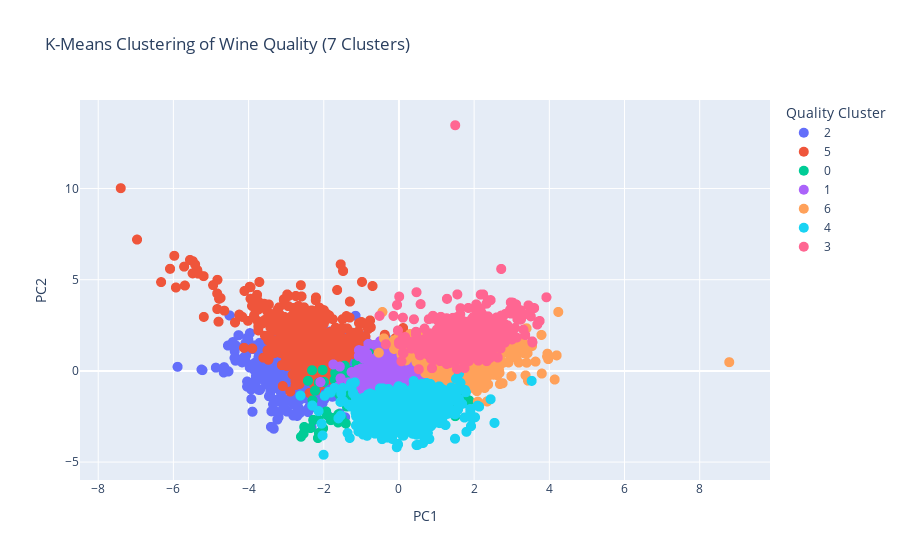

The notebook cell saved with this chart:
### Markdown cell above
We used PCA before applying K-Means clustering to reduce the dataset's dimensionality, ensuring that the input features were uncorrelated and more manageable for the algorithm. This approach improved the clustering accuracy by focusing on the most significant components of the data, leading to clearer separation of wines into red and white categories.

This plot shows the clusters formed by K-Means based on wine color, revealing how chemical properties group wines into red and white categories. The clusters mostly align with the expected colors, with clear separation between red and white wines, though some overlap occurs at the boundaries where similar chemical profiles blur the distinction. This clustering confirms that the chemical properties effectively differentiate wine color, with most of the variance in the dataset linked to this key characteristic.

### Code cell
import pandas as pd
from sklearn.preprocessing import StandardScaler
from sklearn.decomposition import PCA
from sklearn.cluster import KMeans
import plotly.express as px


wine_df_clean = wine_df.dropna()
scaler = StandardScaler()
scaled_wine = scaler.fit_transform(wine_df_clean[wine_df_clean.columns[:-2]])
pca = PCA(n_components=2)
pca_results = pca.fit_transform(scaled_wine)
n_clusters = 7

kmeans = KMeans(n_clusters=n_clusters, random_state=42)
wine_df_clean['Quality Cluster'] = kmeans.fit_predict(scaled_wine)
fig = px.scatter(x=pca_results[:, 0], y=pca_results[:, 1], 
                 color=wine_df_clean['Quality Cluster'].astype(str),
                 title=f'K-Means Clustering of Wine Quality ({n_clusters} Clusters)',
                 labels={'x': 'PC1', 'y': 'PC2', 'color': 'Quality Cluster'})
fig.update_traces(marker=dict(size=10))
fig.show()

### Figure 1 — Plotly figure (JSON) as saved in the notebook; plotly's stock layout.template omitted (floating-point values rounded to 4 significant figures; data arrays with more than 128 entries replaced by an {"elided": "..."} marker saying what was removed)
{"data": [{"hovertemplate": "Quality Cluster=2<br>PC1=%{x}<br>PC2=%{y}<extra></extra>", "legendgroup": "2", "marker": {"color": "#636efa", "size": 10, "symbol": "circle"}, "mode": "markers", "name": "2", "showlegend": true, "type": "scattergl", "x": {"elided": "938 float values"}, "xaxis": "x", "y": {"elided": "938 float values"}, "yaxis": "y"}, {"hovertemplate": "Quality Cluster=5<br>PC1=%{x}<br>PC2=%{y}<extra></extra>", "legendgroup": "5", "marker": {"color": "#EF553B", "size": 10, "symbol": "circle"}, "mode": "markers", "name": "5", "showlegend": true, "type": "scattergl", "x": {"elided": "634 float values"}, "xaxis": "x", "y": {"elided": "634 float values"}, "yaxis": "y"}, {"hovertemplate": "Quality Cluster=0<br>PC1=%{x}<br>PC2=%{y}<extra></extra>", "legendgroup": "0", "marker": {"color": "#00cc96", "size": 10, "symbol": "circle"}, "mode": "markers", "name": "0", "showlegend": true, "type": "scattergl", "x": {"elided": "923 float values"}, "xaxis": "x", "y": {"elided": "923 float values"}, "yaxis": "y"}, {"hovertemplate": "Quality Cluster=1<br>PC1=%{x}<br>PC2=%{y}<extra></extra>", "legendgroup": "1", "marker": {"color": "#ab63fa", "size": 10, "symbol": "circle"}, "mode": "markers", "name": "1", "showlegend": true, "type": "scattergl", "x": {"elided": "1110 float values"}, "xaxis": "x", "y": {"elided": "1110 float values"}, "yaxis": "y"}, {"hovertemplate": "Quality Cluster=6<br>PC1=%{x}<br>PC2=%{y}<extra></extra>", "legendgroup": "6", "marker": {"color": "#FFA15A", "size": 10, "symbol": "circle"}, "mode": "markers", "name": "6", "showlegend": true, "type": "scattergl", "x": {"elided": "926 float values"}, "xaxis": "x", "y": {"elided": "926 float values"}, "yaxis": "y"}, {"hovertemplate": "Quality Cluster=4<br>PC1=%{x}<br>PC2=%{y}<extra></extra>", "legendgroup": "4", "marker": {"color": "#19d3f3", "size": 10, "symbol": "circle"}, "mode": "markers", "name": "4", "showlegend": true, "type": "scattergl", "x": {"elided": "1088 float values"}, "xaxis": "x", "y": {"elided": "1088 float values"}, "yaxis": "y"}, {"hovertemplate": "Quality Cluster=3<br>PC1=%{x}<br>PC2=%{y}<extra></extra>", "legendgroup": "3", "marker": {"color": "#FF6692", "size": 10, "symbol": "circle"}, "mode": "markers", "name": "3", "showlegend": true, "type": "scattergl", "x": {"elided": "878 float values"}, "xaxis": "x", "y": {"elided": "878 float values"}, "yaxis": "y"}], "layout": {"autosize": true, "legend": {"title": {"text": "Quality Cluster"}, "tracegroupgap": 0}, "title": {"text": "K-Means Clustering of Wine Quality (7 Clusters)"}, "xaxis": {"anchor": "y", "autorange": true, "domain": [0, 1], "range": [-8.442, 9.828], "title": {"text": "PC1"}, "type": "linear"}, "yaxis": {"anchor": "x", "autorange": true, "domain": [0, 1], "range": [-6.443, 15.31], "title": {"text": "PC2"}, "type": "linear"}}}
